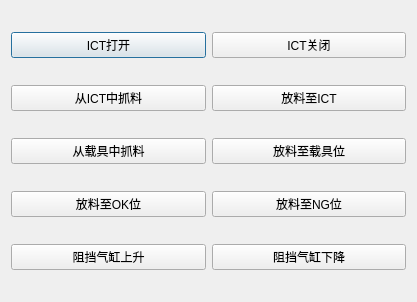
<?xml version="1.0" encoding="UTF-8"?>
<ui version="4.0">
 <class>DebugDialog</class>
 <widget class="QDialog" name="DebugDialog">
  <property name="geometry">
   <rect>
    <x>0</x>
    <y>0</y>
    <width>417</width>
    <height>302</height>
   </rect>
  </property>
  <property name="windowTitle">
   <string>Debug模式</string>
  </property>
  <property name="windowIcon">
   <iconset resource="resource.qrc">
    <normaloff>:/res/debugging_30.662020905923px_.png</normaloff>:/res/debugging_30.662020905923px_.png</iconset>
  </property>
  <layout class="QGridLayout" name="gridLayout">
   <item row="0" column="0">
    <widget class="QPushButton" name="pushButton_ICTOpen">
     <property name="text">
      <string>ICT打开</string>
     </property>
    </widget>
   </item>
   <item row="0" column="1">
    <widget class="QPushButton" name="pushButton_ICTClose">
     <property name="text">
      <string>ICT关闭</string>
     </property>
    </widget>
   </item>
   <item row="1" column="0">
    <widget class="QPushButton" name="pushButton_pickUp_ICT">
     <property name="text">
      <string>从ICT中抓料</string>
     </property>
    </widget>
   </item>
   <item row="1" column="1">
    <widget class="QPushButton" name="pushButton_place_ICT">
     <property name="text">
      <string>放料至ICT</string>
     </property>
    </widget>
   </item>
   <item row="2" column="0">
    <widget class="QPushButton" name="pushButton_pickUp_Carrier">
     <property name="text">
      <string>从载具中抓料</string>
     </property>
    </widget>
   </item>
   <item row="2" column="1">
    <widget class="QPushButton" name="pushButton_place_Carrier">
     <property name="text">
      <string>放料至载具位</string>
     </property>
    </widget>
   </item>
   <item row="3" column="0">
    <widget class="QPushButton" name="pushButton_place_OK">
     <property name="text">
      <string>放料至OK位</string>
     </property>
    </widget>
   </item>
   <item row="3" column="1">
    <widget class="QPushButton" name="pushButton_place_NG">
     <property name="text">
      <string>放料至NG位</string>
     </property>
    </widget>
   </item>
   <item row="4" column="0">
    <widget class="QPushButton" name="pushButton_cylinder_up">
     <property name="text">
      <string>阻挡气缸上升</string>
     </property>
    </widget>
   </item>
   <item row="4" column="1">
    <widget class="QPushButton" name="pushButton_cylinder_down">
     <property name="text">
      <string>阻挡气缸下降</string>
     </property>
    </widget>
   </item>
  </layout>
 </widget>
 <resources>
  <include location="resource.qrc"/>
 </resources>
 <connections/>
</ui>
